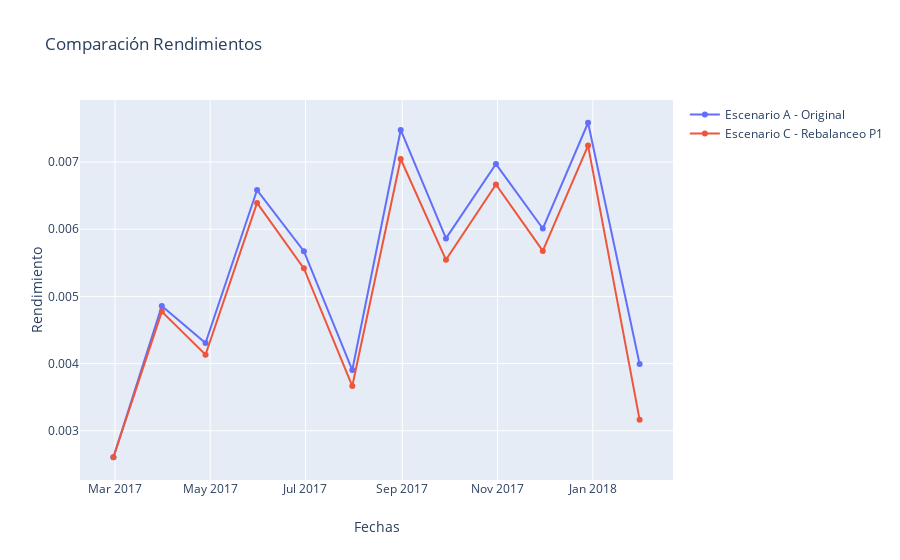

The notebook cell this image was saved under:
### Code cell
x = fechas
data1 = go.Scatter(x=x,y= Rends_mensual, mode= 'lines+markers', name= 'Escenario A - Original')
data3 = go.Scatter(x=x,y= Rends_mensual2, mode= 'lines+markers', name= 'Escenario C - Rebalanceo P1')

data= [data1,data3]
layout = go.Layout(title='Comparación Rendimientos', xaxis=dict(title='Fechas'),yaxis=dict(title='Rendimiento'))
fig = go.Figure(data=data,layout=layout)
iplot(fig, filename = 'Hist')

### Figure 1 — Plotly figure (JSON) as saved in the notebook; plotly's stock layout.template omitted (floating-point values rounded to 4 significant figures)
{"data": [{"mode": "lines+markers", "name": "Escenario A - Original", "type": "scatter", "x": ["2017-02-28", "2017-03-31", "2017-04-28", "2017-05-31", "2017-06-30", "2017-07-31", "2017-08-31", "2017-09-29", "2017-10-31", "2017-11-30", "2017-12-29", "2018-01-31", "2018-02-28"], "y": [0.002606, 0.004858, 0.004307, 0.006583, 0.005673, 0.003905, 0.007478, 0.005864, 0.00697, 0.006011, 0.007585, 0.003994]}, {"mode": "lines+markers", "name": "Escenario C - Rebalanceo P1", "type": "scatter", "x": ["2017-02-28", "2017-03-31", "2017-04-28", "2017-05-31", "2017-06-30", "2017-07-31", "2017-08-31", "2017-09-29", "2017-10-31", "2017-11-30", "2017-12-29", "2018-01-31", "2018-02-28"], "y": [0.002606, 0.004774, 0.004132, 0.006392, 0.005418, 0.003666, 0.007045, 0.005545, 0.006665, 0.005678, 0.007245, 0.003166]}], "layout": {"title": {"text": "Comparación Rendimientos"}, "xaxis": {"title": {"text": "Fechas"}}, "yaxis": {"title": {"text": "Rendimiento"}}}}
